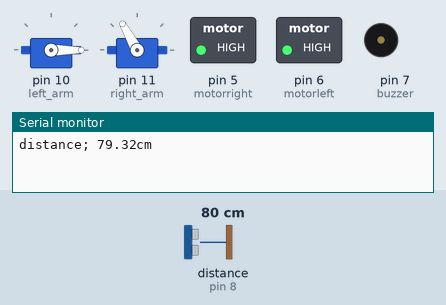
Simulated run of this sketch. Board: Arduino Uno, built with avr-gcc and run on an emulated ATmega328P. Parts: 2 × servo, switched loads named in the sketch (green lamp = pin HIGH), buzzer (waves = sounding), the last lines printed to the serial monitor. Wiring (inferred from the names in the program): ultrasonic range finder: trigger pin 9; echo pin 8. The inputs (shaded band) are chosen by the test bench; at power-on: distance to the obstacle (sensor on pin 8) 80 cm. The echo pulse lasts 58.3 µs per cm; pins used as bus, display or sensor lines are not drawn.

Above: at 2.3 s.
2.4 s: distance to the obstacle (sensor on pin 8) set to 71 cm
At 6.7 s:
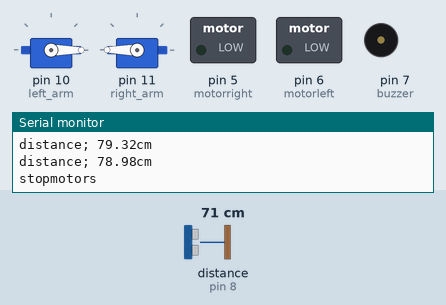
At 8.2 s:
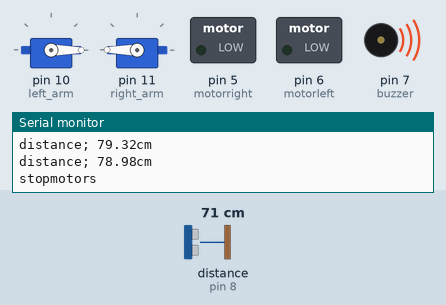
Timing chart, 0 to 11.9 s (numbered marks = the images above; inputs shaded):
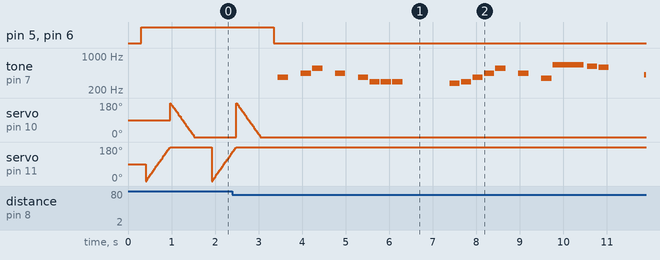

Measured:
- the behaviour switches between 76 and 75 cm on distance to the obstacle (sensor on pin 8) (found by bisection; images 0 and 1)
- after the input at 2.4 s, pin 5 (motorright), pin 6 (motorleft): HIGH → LOW after 0.94 s

The sketch:

fengmingrbot.ino
```cpp
// fengming servo controller.
#include "notes_lib.h"

#include <Servo.h>

Servo left_arm;
Servo right_arm;

int pos = 0;
int trigpin = 9;
int echopin = 8;
float duration = 0;
float distance = 0;


int motorleft = 6;
int motorright = 5;


// change this to make the song slower or faster
int tempo = 114;

// change this to whichever pin you want to use
int buzzer = 7;
/*
// notes of the moledy followed by the duration.
// a 4 means a quarter note, 8 an eighteenth , 16 sixteenth, so on
// !!negative numbers are used to represent dotted notes,
// so -4 means a dotted quarter note, that is, a quarter plus an eighteenth!!
int melody[] = {

  // Never Gonna Give You Up - Rick Astley
  // Score available at https://musescore.com/chlorondria_5/never-gonna-give-you-up_alto-sax
  // Arranged by Chlorondria

  NOTE_D5, -4, NOTE_E5, -4, NOTE_A4, 4, //1
  NOTE_E5, -4, NOTE_FS5, -4, NOTE_A5, 16, NOTE_G5, 16, NOTE_FS5, 8,
  NOTE_D5, -4, NOTE_E5, -4, NOTE_A4, 2,
  NOTE_A4, 16, NOTE_A4, 16, NOTE_B4, 16, NOTE_D5, 8, NOTE_D5, 16,
  NOTE_D5, -4, NOTE_E5, -4, NOTE_A4, 4, //repeat from 1
  NOTE_E5, -4, NOTE_FS5, -4, NOTE_A5, 16, NOTE_G5, 16, NOTE_FS5, 8,
  NOTE_D5, -4, NOTE_E5, -4, NOTE_A4, 2,
  NOTE_A4, 16, NOTE_A4, 16, NOTE_B4, 16, NOTE_D5, 8, NOTE_D5, 16,
  REST, 4, NOTE_B4, 8, NOTE_CS5, 8, NOTE_D5, 8, NOTE_D5, 8, NOTE_E5, 8, NOTE_CS5, -8,
  NOTE_B4, 16, NOTE_A4, 2, REST, 4,

  REST, 8, NOTE_B4, 8, NOTE_B4, 8, NOTE_CS5, 8, NOTE_D5, 8, NOTE_B4, 4, NOTE_A4, 8, //7
  NOTE_A5, 8, REST, 8, NOTE_A5, 8, NOTE_E5, -4, REST, 4,
  NOTE_B4, 8, NOTE_B4, 8, NOTE_CS5, 8, NOTE_D5, 8, NOTE_B4, 8, NOTE_D5, 8, NOTE_E5, 8, REST, 8,
  REST, 8, NOTE_CS5, 8, NOTE_B4, 8, NOTE_A4, -4, REST, 4,
  REST, 8, NOTE_B4, 8, NOTE_B4, 8, NOTE_CS5, 8, NOTE_D5, 8, NOTE_B4, 8, NOTE_A4, 4,
  NOTE_E5, 8, NOTE_E5, 8, NOTE_E5, 8, NOTE_FS5, 8, NOTE_E5, 4, REST, 4,

  NOTE_D5, 2, NOTE_E5, 8, NOTE_FS5, 8, NOTE_D5, 8, //13
  NOTE_E5, 8, NOTE_E5, 8, NOTE_E5, 8, NOTE_FS5, 8, NOTE_E5, 4, NOTE_A4, 4,
  REST, 2, NOTE_B4, 8, NOTE_CS5, 8, NOTE_D5, 8, NOTE_B4, 8,
  REST, 8, NOTE_E5, 8, NOTE_FS5, 8, NOTE_E5, -4, NOTE_A4, 16, NOTE_B4, 16, NOTE_D5, 16, NOTE_B4, 16,
  NOTE_FS5, -8, NOTE_FS5, -8, NOTE_E5, -4, NOTE_A4, 16, NOTE_B4, 16, NOTE_D5, 16, NOTE_B4, 16,

  NOTE_E5, -8, NOTE_E5, -8, NOTE_D5, -8, NOTE_CS5, 16, NOTE_B4, -8, NOTE_A4, 16, NOTE_B4, 16, NOTE_D5, 16, NOTE_B4, 16, //18
  NOTE_D5, 4, NOTE_E5, 8, NOTE_CS5, -8, NOTE_B4, 16, NOTE_A4, 8, NOTE_A4, 8, NOTE_A4, 8,
  NOTE_E5, 4, NOTE_D5, 2, NOTE_A4, 16, NOTE_B4, 16, NOTE_D5, 16, NOTE_B4, 16,
  NOTE_FS5, -8, NOTE_FS5, -8, NOTE_E5, -4, NOTE_A4, 16, NOTE_B4, 16, NOTE_D5, 16, NOTE_B4, 16,
  NOTE_A5, 4, NOTE_CS5, 8, NOTE_D5, -8, NOTE_CS5, 16, NOTE_B4, 8, NOTE_A4, 16, NOTE_B4, 16, NOTE_D5, 16, NOTE_B4, 16,

  NOTE_D5, 4, NOTE_E5, 8, NOTE_CS5, -8, NOTE_B4, 16, NOTE_A4, 4, NOTE_A4, 8, //23
  NOTE_E5, 4, NOTE_D5, 2, REST, 4,
  REST, 8, NOTE_B4, 8, NOTE_D5, 8, NOTE_B4, 8, NOTE_D5, 8, NOTE_E5, 4, REST, 8,
  REST, 8, NOTE_CS5, 8, NOTE_B4, 8, NOTE_A4, -4, REST, 4,
  REST, 8, NOTE_B4, 8, NOTE_B4, 8, NOTE_CS5, 8, NOTE_D5, 8, NOTE_B4, 8, NOTE_A4, 4,
  REST, 8, NOTE_A5, 8, NOTE_A5, 8, NOTE_E5, 8, NOTE_FS5, 8, NOTE_E5, 8, NOTE_D5, 8,

  REST, 8, NOTE_A4, 8, NOTE_B4, 8, NOTE_CS5, 8, NOTE_D5, 8, NOTE_B4, 8, //29
  REST, 8, NOTE_CS5, 8, NOTE_B4, 8, NOTE_A4, -4, REST, 4,
  NOTE_B4, 8, NOTE_B4, 8, NOTE_CS5, 8, NOTE_D5, 8, NOTE_B4, 8, NOTE_A4, 4, REST, 8,
  REST, 8, NOTE_E5, 8, NOTE_E5, 8, NOTE_FS5, 4, NOTE_E5, -4,
  NOTE_D5, 2, NOTE_D5, 8, NOTE_E5, 8, NOTE_FS5, 8, NOTE_E5, 4,
  NOTE_E5, 8, NOTE_E5, 8, NOTE_FS5, 8, NOTE_E5, 8, NOTE_A4, 8, NOTE_A4, 4,

  REST, -4, NOTE_A4, 8, NOTE_B4, 8, NOTE_CS5, 8, NOTE_D5, 8, NOTE_B4, 8, //35
  REST, 8, NOTE_E5, 8, NOTE_FS5, 8, NOTE_E5, -4, NOTE_A4, 16, NOTE_B4, 16, NOTE_D5, 16, NOTE_B4, 16,
  NOTE_FS5, -8, NOTE_FS5, -8, NOTE_E5, -4, NOTE_A4, 16, NOTE_B4, 16, NOTE_D5, 16, NOTE_B4, 16,
  NOTE_E5, -8, NOTE_E5, -8, NOTE_D5, -8, NOTE_CS5, 16, NOTE_B4, 8, NOTE_A4, 16, NOTE_B4, 16, NOTE_D5, 16, NOTE_B4, 16,
  NOTE_D5, 4, NOTE_E5, 8, NOTE_CS5, -8, NOTE_B4, 16, NOTE_A4, 4, NOTE_A4, 8,

  NOTE_E5, 4, NOTE_D5, 2, NOTE_A4, 16, NOTE_B4, 16, NOTE_D5, 16, NOTE_B4, 16, //40
  NOTE_FS5, -8, NOTE_FS5, -8, NOTE_E5, -4, NOTE_A4, 16, NOTE_B4, 16, NOTE_D5, 16, NOTE_B4, 16,
  NOTE_A5, 4, NOTE_CS5, 8, NOTE_D5, -8, NOTE_CS5, 16, NOTE_B4, 8, NOTE_A4, 16, NOTE_B4, 16, NOTE_D5, 16, NOTE_B4, 16,
  NOTE_D5, 4, NOTE_E5, 8, NOTE_CS5, -8, NOTE_B4, 16, NOTE_A4, 4, NOTE_A4, 8,
  NOTE_E5, 4, NOTE_D5, 2, NOTE_A4, 16, NOTE_B4, 16, NOTE_D5, 16, NOTE_B4, 16,

  NOTE_FS5, -8, NOTE_FS5, -8, NOTE_E5, -4, NOTE_A4, 16, NOTE_B4, 16, NOTE_D5, 16, NOTE_B4, 16, //45
  NOTE_A5, 4, NOTE_CS5, 8, NOTE_D5, -8, NOTE_CS5, 16, NOTE_B4, 8, NOTE_A4, 16, NOTE_B4, 16, NOTE_D5, 16, NOTE_B4, 16,
  NOTE_D5, 4, NOTE_E5, 8, NOTE_CS5, -8, NOTE_B4, 16, NOTE_A4, 4, NOTE_A4, 8,
  NOTE_E5, 4, NOTE_D5, 2, NOTE_A4, 16, NOTE_B4, 16, NOTE_D5, 16, NOTE_B4, 16,
  NOTE_FS5, -8, NOTE_FS5, -8, NOTE_E5, -4, NOTE_A4, 16, NOTE_B4, 16, NOTE_D5, 16, NOTE_B4, 16, //45

  NOTE_A5, 4, NOTE_CS5, 8, NOTE_D5, -8, NOTE_CS5, 16, NOTE_B4, 8, NOTE_A4, 16, NOTE_B4, 16, NOTE_D5, 16, NOTE_B4, 16,
  NOTE_D5, 4, NOTE_E5, 8, NOTE_CS5, -8, NOTE_B4, 16, NOTE_A4, 4, NOTE_A4, 8,

  NOTE_E5, 4, NOTE_D5, 2, REST, 4
};
*/
/*
int melody[] = {

  // Take on me, by A-ha
  // Score available at https://musescore.com/user/27103612/scores/4834399
  // Arranged by Edward Truong

  NOTE_FS5,8, NOTE_FS5,8,NOTE_D5,8, NOTE_B4,8, REST,8, NOTE_B4,8, REST,8, NOTE_E5,8,
  REST,8, NOTE_E5,8, REST,8, NOTE_E5,8, NOTE_GS5,8, NOTE_GS5,8, NOTE_A5,8, NOTE_B5,8,
  NOTE_A5,8, NOTE_A5,8, NOTE_A5,8, NOTE_E5,8, REST,8, NOTE_D5,8, REST,8, NOTE_FS5,8,
  REST,8, NOTE_FS5,8, REST,8, NOTE_FS5,8, NOTE_E5,8, NOTE_E5,8, NOTE_FS5,8, NOTE_E5,8,
  NOTE_FS5,8, NOTE_FS5,8,NOTE_D5,8, NOTE_B4,8, REST,8, NOTE_B4,8, REST,8, NOTE_E5,8,

  REST,8, NOTE_E5,8, REST,8, NOTE_E5,8, NOTE_GS5,8, NOTE_GS5,8, NOTE_A5,8, NOTE_B5,8,
  NOTE_A5,8, NOTE_A5,8, NOTE_A5,8, NOTE_E5,8, REST,8, NOTE_D5,8, REST,8, NOTE_FS5,8,
  REST,8, NOTE_FS5,8, REST,8, NOTE_FS5,8, NOTE_E5,8, NOTE_E5,8, NOTE_FS5,8, NOTE_E5,8,
  NOTE_FS5,8, NOTE_FS5,8,NOTE_D5,8, NOTE_B4,8, REST,8, NOTE_B4,8, REST,8, NOTE_E5,8,
  REST,8, NOTE_E5,8, REST,8, NOTE_E5,8, NOTE_GS5,8, NOTE_GS5,8, NOTE_A5,8, NOTE_B5,8,

  NOTE_A5,8, NOTE_A5,8, NOTE_A5,8, NOTE_E5,8, REST,8, NOTE_D5,8, REST,8, NOTE_FS5,8,
  REST,8, NOTE_FS5,8, REST,8, NOTE_FS5,8, NOTE_E5,8, NOTE_E5,8, NOTE_FS5,8, NOTE_E5,8,

};*/
/*int melody[] = {

  // Keyboard cat
  // Score available at https://musescore.com/user/142788/scores/147371

    REST,1,
    REST,1,
    NOTE_C4,4, NOTE_E4,4, NOTE_G4,4, NOTE_E4,4,
    NOTE_C4,4, NOTE_E4,8, NOTE_G4,-4, NOTE_E4,4,
    NOTE_A3,4, NOTE_C4,4, NOTE_E4,4, NOTE_C4,4,
    NOTE_A3,4, NOTE_C4,8, NOTE_E4,-4, NOTE_C4,4,
    NOTE_G3,4, NOTE_B3,4, NOTE_D4,4, NOTE_B3,4,
    NOTE_G3,4, NOTE_B3,8, NOTE_D4,-4, NOTE_B3,4,

    NOTE_G3,4, NOTE_G3,8, NOTE_G3,-4, NOTE_G3,8, NOTE_G3,4,
    NOTE_G3,4, NOTE_G3,4, NOTE_G3,8, NOTE_G3,4,
    NOTE_C4,4, NOTE_E4,4, NOTE_G4,4, NOTE_E4,4,
    NOTE_C4,4, NOTE_E4,8, NOTE_G4,-4, NOTE_E4,4,
    NOTE_A3,4, NOTE_C4,4, NOTE_E4,4, NOTE_C4,4,
    NOTE_A3,4, NOTE_C4,8, NOTE_E4,-4, NOTE_C4,4,
    NOTE_G3,4, NOTE_B3,4, NOTE_D4,4, NOTE_B3,4,
    NOTE_G3,4, NOTE_B3,8, NOTE_D4,-4, NOTE_B3,4,

    NOTE_G3,-1,

};*/

int melody[] = {

  // Mii Channel theme
  // Score available at https://musescore.com/user/16403456/scores/4984153
  // Uploaded by Catalina Andrade

  NOTE_FS4,8, REST,8, NOTE_A4,8, NOTE_CS5,8, REST,8,NOTE_A4,8, REST,8, NOTE_FS4,8, //1
  NOTE_D4,8, NOTE_D4,8, NOTE_D4,8, REST,8, REST,4, REST,8, NOTE_CS4,8,
  NOTE_D4,8, NOTE_FS4,8, NOTE_A4,8, NOTE_CS5,8, REST,8, NOTE_A4,8, REST,8, NOTE_F4,8,
  NOTE_E5,-4, NOTE_DS5,8, NOTE_D5,8, REST,8, REST,4,

  NOTE_GS4,8, REST,8, NOTE_CS5,8, NOTE_FS4,8, REST,8,NOTE_CS5,8, REST,8, NOTE_GS4,8, //5
  REST,8, NOTE_CS5,8, NOTE_G4,8, NOTE_FS4,8, REST,8, NOTE_E4,8, REST,8,
  NOTE_E4,8, NOTE_E4,8, NOTE_E4,8, REST,8, REST,4, NOTE_E4,8, NOTE_E4,8,
  NOTE_E4,8, REST,8, REST,4, NOTE_DS4,8, NOTE_D4,8,

  NOTE_CS4,8, REST,8, NOTE_A4,8, NOTE_CS5,8, REST,8,NOTE_A4,8, REST,8, NOTE_FS4,8, //9
  NOTE_D4,8, NOTE_D4,8, NOTE_D4,8, REST,8, NOTE_E5,8, NOTE_E5,8, NOTE_E5,8, REST,8,
  REST,8, NOTE_FS4,8, NOTE_A4,8, NOTE_CS5,8, REST,8, NOTE_A4,8, REST,8, NOTE_F4,8,
  NOTE_E5,2, NOTE_D5,8, REST,8, REST,4,

  NOTE_B4,8, NOTE_G4,8, NOTE_D4,8, NOTE_CS4,4, NOTE_B4,8, NOTE_G4,8, NOTE_CS4,8, //13
  NOTE_A4,8, NOTE_FS4,8, NOTE_C4,8, NOTE_B3,4, NOTE_F4,8, NOTE_D4,8, NOTE_B3,8,
  NOTE_E4,8, NOTE_E4,8, NOTE_E4,8, REST,4, REST,4, NOTE_AS4,4,
  NOTE_CS5,8, NOTE_D5,8, NOTE_FS5,8, NOTE_A5,8, REST,8, REST,4,

  REST,2, NOTE_A3,4, NOTE_AS3,4, //17
  NOTE_A3,-4, NOTE_A3,8, NOTE_A3,2,
  REST,4, NOTE_A3,8, NOTE_AS3,8, NOTE_A3,8, NOTE_F4,4, NOTE_C4,8,
  NOTE_A3,-4, NOTE_A3,8, NOTE_A3,2,

  REST,2, NOTE_B3,4, NOTE_C4,4, //21
  NOTE_CS4,-4, NOTE_C4,8, NOTE_CS4,2,
  REST,4, NOTE_CS4,8, NOTE_C4,8, NOTE_CS4,8, NOTE_GS4,4, NOTE_DS4,8,
  NOTE_CS4,-4, NOTE_DS4,8, NOTE_B3,1,

  NOTE_E4,4, NOTE_E4,4, NOTE_E4,4, REST,8,//25

  //repeats 1-25

  NOTE_FS4,8, REST,8, NOTE_A4,8, NOTE_CS5,8, REST,8,NOTE_A4,8, REST,8, NOTE_FS4,8, //1
  NOTE_D4,8, NOTE_D4,8, NOTE_D4,8, REST,8, REST,4, REST,8, NOTE_CS4,8,
  NOTE_D4,8, NOTE_FS4,8, NOTE_A4,8, NOTE_CS5,8, REST,8, NOTE_A4,8, REST,8, NOTE_F4,8,
  NOTE_E5,-4, NOTE_DS5,8, NOTE_D5,8, REST,8, REST,4,

  NOTE_GS4,8, REST,8, NOTE_CS5,8, NOTE_FS4,8, REST,8,NOTE_CS5,8, REST,8, NOTE_GS4,8, //5
  REST,8, NOTE_CS5,8, NOTE_G4,8, NOTE_FS4,8, REST,8, NOTE_E4,8, REST,8,
  NOTE_E4,8, NOTE_E4,8, NOTE_E4,8, REST,8, REST,4, NOTE_E4,8, NOTE_E4,8,
  NOTE_E4,8, REST,8, REST,4, NOTE_DS4,8, NOTE_D4,8,

  NOTE_CS4,8, REST,8, NOTE_A4,8, NOTE_CS5,8, REST,8,NOTE_A4,8, REST,8, NOTE_FS4,8, //9
  NOTE_D4,8, NOTE_D4,8, NOTE_D4,8, REST,8, NOTE_E5,8, NOTE_E5,8, NOTE_E5,8, REST,8,
  REST,8, NOTE_FS4,8, NOTE_A4,8, NOTE_CS5,8, REST,8, NOTE_A4,8, REST,8, NOTE_F4,8,
  NOTE_E5,2, NOTE_D5,8, REST,8, REST,4,

  NOTE_B4,8, NOTE_G4,8, NOTE_D4,8, NOTE_CS4,4, NOTE_B4,8, NOTE_G4,8, NOTE_CS4,8, //13
  NOTE_A4,8, NOTE_FS4,8, NOTE_C4,8, NOTE_B3,4, NOTE_F4,8, NOTE_D4,8, NOTE_B3,8,
  NOTE_E4,8, NOTE_E4,8, NOTE_E4,8, REST,4, REST,4, NOTE_AS4,4,
  NOTE_CS5,8, NOTE_D5,8, NOTE_FS5,8, NOTE_A5,8, REST,8, REST,4,

  REST,2, NOTE_A3,4, NOTE_AS3,4, //17
  NOTE_A3,-4, NOTE_A3,8, NOTE_A3,2,
  REST,4, NOTE_A3,8, NOTE_AS3,8, NOTE_A3,8, NOTE_F4,4, NOTE_C4,8,
  NOTE_A3,-4, NOTE_A3,8, NOTE_A3,2,

  REST,2, NOTE_B3,4, NOTE_C4,4, //21
  NOTE_CS4,-4, NOTE_C4,8, NOTE_CS4,2,
  REST,4, NOTE_CS4,8, NOTE_C4,8, NOTE_CS4,8, NOTE_GS4,4, NOTE_DS4,8,
  NOTE_CS4,-4, NOTE_DS4,8, NOTE_B3,1,

  NOTE_E4,4, NOTE_E4,4, NOTE_E4,4, REST,8,//25

  //finishes with 26
  //NOTE_FS4,8, REST,8, NOTE_A4,8, NOTE_CS5,8, REST,8, NOTE_A4,8, REST,8, NOTE_FS4,8

};

// sizeof gives the number of bytes, each int value is composed of two bytes (16 bits)
// there are two values per note (pitch and duration), so for each note there are four bytes
int notes = sizeof(melody) / sizeof(melody[0]) / 2;

// this calculates the duration of a whole note in ms
int wholenote = (60000 * 4) / tempo;

int divider = 0, noteDuration = 0;


void setup() {
  // put your setup code here, to run once:
  Serial.begin(9600);
  left_arm.attach(10);
  right_arm.attach(11);

  pinMode(trigpin, OUTPUT);
  pinMode(echopin, INPUT);

pinMode(motorleft, OUTPUT);
pinMode(motorright, OUTPUT);

}


void loop() {
  // put your main code here, to run repeatedly:

// the robot is going to move forward, and the ultrasonic sensor is detecting the distance
ultrasonic();
  if (distance < 75) {
    //Serial.println("stop");
    //stopmotors();
Serial.println("stopmotors");
stopmotors();

    delay(100);

    music();
  } else {
    moveforward();
    delay(100);
      rightarm();
    leftarm();
    Serial.print("distance; ");
    Serial.print(distance);
    Serial.println("cm");
  }


//moveforward();
//delay(5000);

//stopmotors();
//delay(1000);

  //ultrasonic();

  // RIGHT ARM movement
//  rightarm();

  // MUSIC
  //music();

  //LEFT ARM movement
  //leftarm();
}

void stopmotors(){
digitalWrite(motorleft, LOW);
digitalWrite(motorright, LOW);
}

void moveforward(){

digitalWrite(motorleft, HIGH);
digitalWrite(motorright, HIGH);


}

void ultrasonic() {
  digitalWrite(trigpin, HIGH);
  delayMicroseconds(10);
  digitalWrite(trigpin, LOW);
  duration = pulseIn(echopin, HIGH);

  distance = 0.017 * duration;


  delay(300);


}

void rightarm() {
  for (pos = 0; pos <= 180; pos += 1) { // goes from 0 degrees to 180 degrees
    // in steps of 1 degree
    right_arm.write(pos);              // tell servo to go to position in variable 'pos'
    delay(3);                       // waits 15ms for the servo to reach the position
  }

}
void leftarm() {
  for (pos = 180; pos >= 0; pos -= 1) { // goes from 180 degrees to 0 degrees
    left_arm.write(pos);              // tell servo to go to position in variable 'pos'
    delay(3);                       // waits 15ms for the servo to reach the position
  }
}


void music() {
  for (int thisNote = 0; thisNote < notes * 2; thisNote = thisNote + 2) {

    // calculates the duration of each note
    divider = melody[thisNote + 1];
    if (divider > 0) {
      // regular note, just proceed
      noteDuration = (wholenote) / divider;
    } else if (divider < 0) {
      // dotted notes are represented with negative durations!!
      noteDuration = (wholenote) / abs(divider);
      noteDuration *= 1.5; // increases the duration in half for dotted notes
    }

    // we only play the note for 90% of the duration, leaving 10% as a pause
    tone(buzzer, melody[thisNote], noteDuration * 0.9);

    // Wait for the specief duration before playing the next note.
    delay(noteDuration);

    // stop the waveform generation before the next note.
    noTone(buzzer);
  }
  }
void rotaterobot(){
digitalWrite(motorleft, HIGH);
digitalWrite(motorright, LOW);
delay(5000);

}
```

notes_lib.h
```cpp
#define NOTE_B0  31
#define NOTE_C1  33
#define NOTE_CS1 35
#define NOTE_D1  37
#define NOTE_DS1 39
#define NOTE_E1  41
#define NOTE_F1  44
#define NOTE_FS1 46
#define NOTE_G1  49
#define NOTE_GS1 52
#define NOTE_A1  55
#define NOTE_AS1 58
#define NOTE_B1  62
#define NOTE_C2  65
#define NOTE_CS2 69
#define NOTE_D2  73
#define NOTE_DS2 78
#define NOTE_E2  82
#define NOTE_F2  87
#define NOTE_FS2 93
#define NOTE_G2  98
#define NOTE_GS2 104
#define NOTE_A2  110
#define NOTE_AS2 117
#define NOTE_B2  123
#define NOTE_C3  131
#define NOTE_CS3 139
#define NOTE_D3  147
#define NOTE_DS3 156
#define NOTE_E3  165
#define NOTE_F3  175
#define NOTE_FS3 185
#define NOTE_G3  196
#define NOTE_GS3 208
#define NOTE_A3  220
#define NOTE_AS3 233
#define NOTE_B3  247
#define NOTE_C4  262
#define NOTE_CS4 277
#define NOTE_D4  294
#define NOTE_DS4 311
#define NOTE_E4  330
#define NOTE_F4  349
#define NOTE_FS4 370
#define NOTE_G4  392
#define NOTE_GS4 415
#define NOTE_A4  440
#define NOTE_AS4 466
#define NOTE_B4  494
#define NOTE_C5  523
#define NOTE_CS5 554
#define NOTE_D5  587
#define NOTE_DS5 622
#define NOTE_E5  659
#define NOTE_F5  698
#define NOTE_FS5 740
#define NOTE_G5  784
#define NOTE_GS5 831
#define NOTE_A5  880
#define NOTE_AS5 932
#define NOTE_B5  988
#define NOTE_C6  1047
#define NOTE_CS6 1109
#define NOTE_D6  1175
#define NOTE_DS6 1245
#define NOTE_E6  1319
#define NOTE_F6  1397
#define NOTE_FS6 1480
#define NOTE_G6  1568
#define NOTE_GS6 1661
#define NOTE_A6  1760
#define NOTE_AS6 1865
#define NOTE_B6  1976
#define NOTE_C7  2093
#define NOTE_CS7 2217
#define NOTE_D7  2349
#define NOTE_DS7 2489
#define NOTE_E7  2637
#define NOTE_F7  2794
#define NOTE_FS7 2960
#define NOTE_G7  3136
#define NOTE_GS7 3322
#define NOTE_A7  3520
#define NOTE_AS7 3729
#define NOTE_B7  3951
#define NOTE_C8  4186
#define NOTE_CS8 4435
#define NOTE_D8  4699
#define NOTE_DS8 4978
#define REST      0
```
